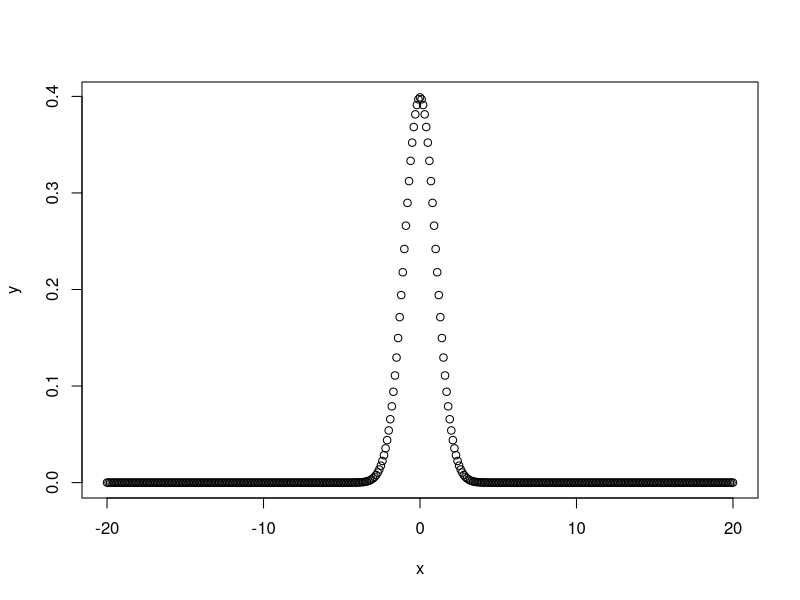
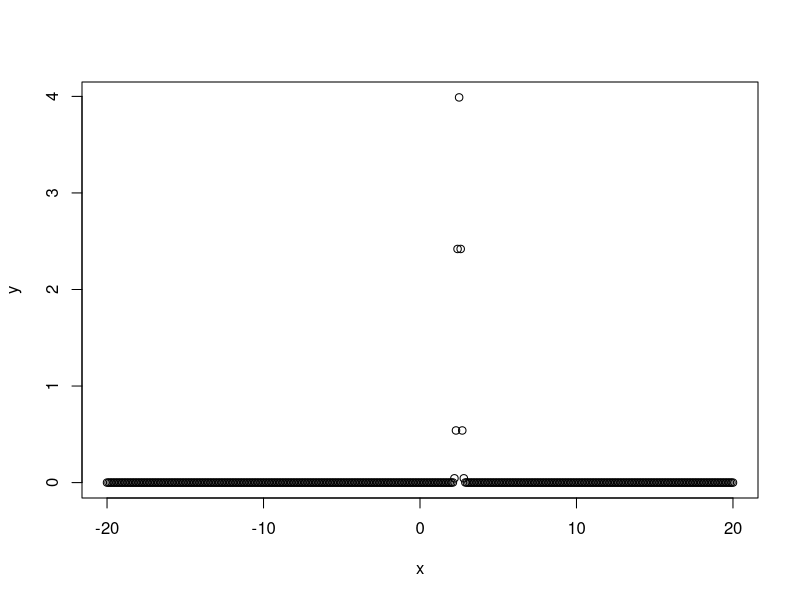
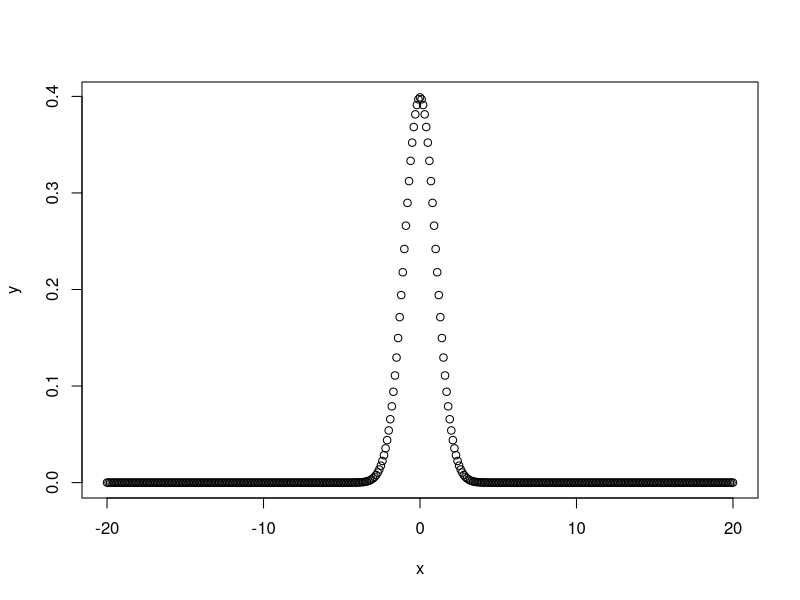
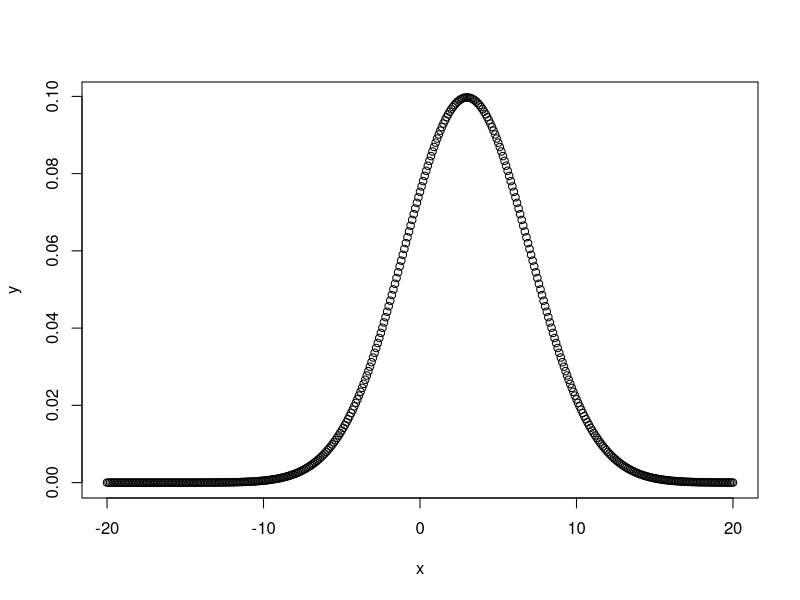
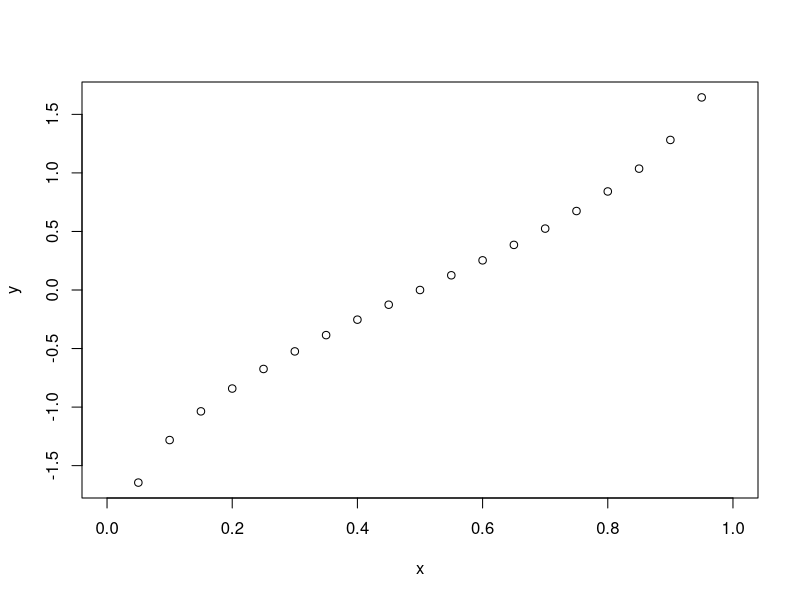
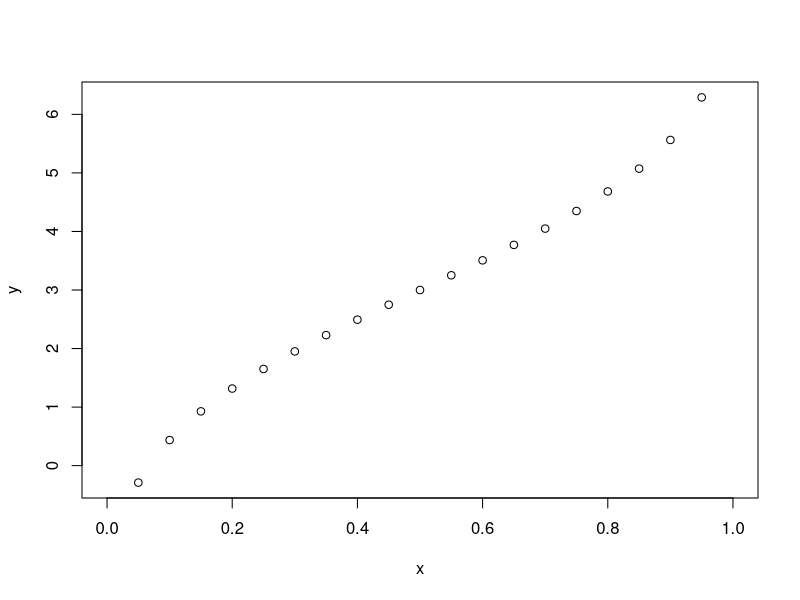
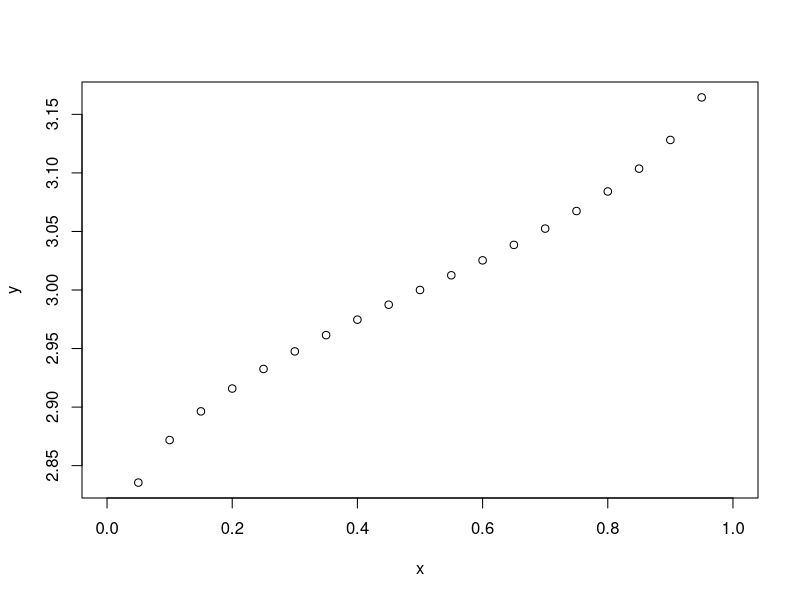
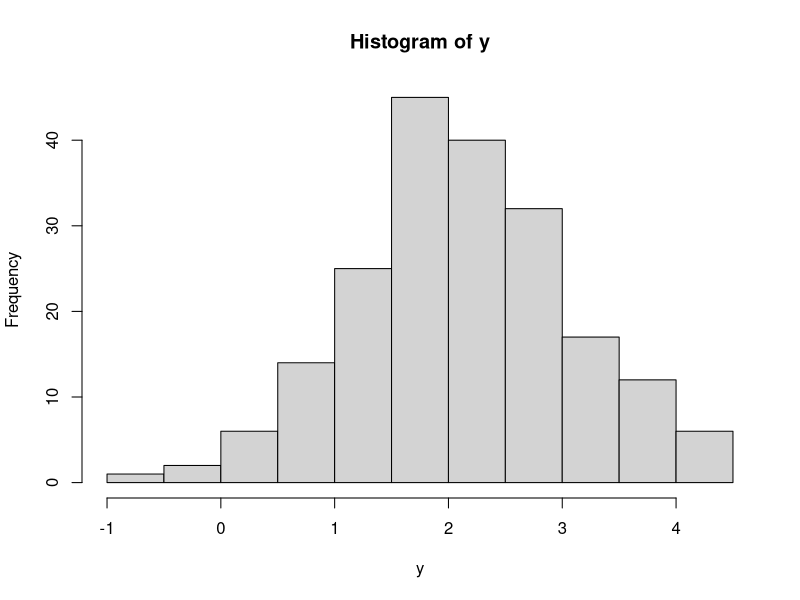

Reproduce these figures in R, in order.
help(Distributions)
# d = height of probability density function
# p = cumulative density function
# q = quantiles
# r = randomly generated numbers

help(Normal)
# dnorm = height of probability distribution at each point
    # Assumes we want mean of 0

dnorm(0)
dnorm(0)*sqrt(2*pi)
dnorm(0, mean=4)
dnorm(0,mean=4,sd=10)
v <- c(0,1,2)
dnorm(v)
x <- seq(-20,20,by=.1)
y <- dnorm(x)
plot(x,y)
y <- dnorm(x,mean=2.5,sd=0.1)
plot(x,y)

#pnorm = probability that a normally distributed random number will be less than any given number
    # Cumulative Distribution Function
    # lower.tail option allows us to find the probability that a normally distributed random number will be greater than any given number

pnorm(0)
pnorm(1)
pnorm(0,mean=2)
pnorm(0,mean=2,sd=3)
v <- c(0,1,2)
pnorm(v)
x <- seq(-20,20,by=.1)
y <- dnorm(x)
plot(x,y)
y <- dnorm(x,mean=3,sd=4)
plot(x,y)

pnorm(0,lower.tail=FALSE)
pnorm(1,lower.tail=FALSE)
pnorm(0,mean=2,lower.tail=FALSE)

#qnorm returns the number whose cumulative distribution matches a given probability
    # Z score

qnorm(0.5)
qnorm(0.5,mean=1)
qnorm(0.5,mean=1,sd=2)
qnorm(0.5,mean=2,sd=2)
qnorm(0.5,mean=2,sd=4)
qnorm(0.25,mean=2,sd=2)
qnorm(0.333)
qnorm(0.333,sd=3)
qnorm(0.72,mean=5,sd=2)
v = c(0.1,0.3,0.75)
qnorm(v)
x <- seq(0,1, by=.05)
y <- qnorm(x)
plot(x,y)
y <- qnorm(x,mean=3,sd=2)
plot(x,y)
y <- qnorm(x,mean=3,sd=0.1)
plot(x,y)

#rnorm generates random numbers whose distribution is normal
    #argument is number of numbers that you want, can specify mean and sd

rnorm(4)
rnorm(4,mean=3)
rnorm(4,mean=3,sd=3)
rnorm(4,mean=3,sd=3)
y <- rnorm(200)
y <- rnorm(200,mean=2)
hist(y)
y <- rnorm(200,mean=2,sd=4)
hist(y)
qqnorm(y) #Creates QQ plot
qqline(y) #Adds line of best fit to QQ plot


#Creating t Distributions
help(TDist)

#Commands assume that values are normalized to mean of 0 and sd of 1
    #Must specify degrees of freedom (dt,pt,qt, and rt -- based on same naming conventions as above)

x <- seq(-20,20,by=.5)
y <- dt(x,df=10) #Distribution of x with 10 degrees of freedom
plot(x,y)
y <- dt(x,df=50)
plot(x,y)

pt(-3,df=10) #Cumulative probability distribution with 10 degrees of freedom
pt(3,df=10)
1-pt(3,df=10)
pt(3,df=10)
pt(3,df=20)
x=c(-3,-4,-2,-1)
pt((mean(x)-2)/sd(x),df=20)
pt((mean(x)-2)/sd(x),df=40)

qt(0.05,df=10) # Inverse CPD with 10 degrees of freedom
qt(0.95,df=10)
qt(0.05,df=20)
qt(0.95,df=20)
x <- c(0.005,.025,.05)
qt(v,df=253)
qt(v,df=25)

rt(3,df=10) # 3 random numbers generated with a t distribution with 10 degrees of freedom
rt(3,df=20)
rt(3,df=20)


#The Binomial Distribution
help(Binomial)


x <- seq(0,50,by=1)
y <- dbinom(x,50,0.2) #For each value of x, determine the normal distribution of results given that there are 50 trials and a 0.2 probability of success for each trial
plot(x,y)
y <- dbinom(x,50,0.6)
plot(x,y)
x <- seq(0,100,by=1)
y <- dbinom(x,100,0.6)
plot(x,y)

pbinom(24,50,0.5) #cumulative probability binominal distribution
pbinom(25,50,0.5)
pbinom(25,51,0.5)
pbinom(25,50,0.5)
pbinom(25,50,0.25)
pbinom(25,500,0.25)

qbinom(0.5,51,1/2)
qbinom(0.25,51,1/2)
pbinom(23,51,1/2)
pbinom(22,51,1/2)

rbinom(5,100,0.2) #Five random numbers from 100 trials with a 0.2 probability of success in each trial
rbinom(5,100,0.7)


#Chi-Squared
help(Chisquare)

#Assumed that value is normalized, so no mean can be specified
# Must specify df

x <- seq(-20,20,by=.5)
y <- dchisq(x,df=10)
plot(x,y)
y <- dchisq(x,df=12)
plot(x,y)

pchisq(2,df=10)
pchisq(3,df=10)
1-pchisq(3,df=10)
pchisq(3,df=20)
x=c(2,4,5,6)
pchisq(x,df=20)

qchisq(0.05,df=10)
qchisq(0.95,df=10)
qchisq(0.05,df=20)
v <- c(0.005,0.025,0.05)
qchisq(v,df=25)
qchisq(v,df=253)

rchisq(3,df=10)
rchisq(3,df=20)
rchisq(3,df=20)











